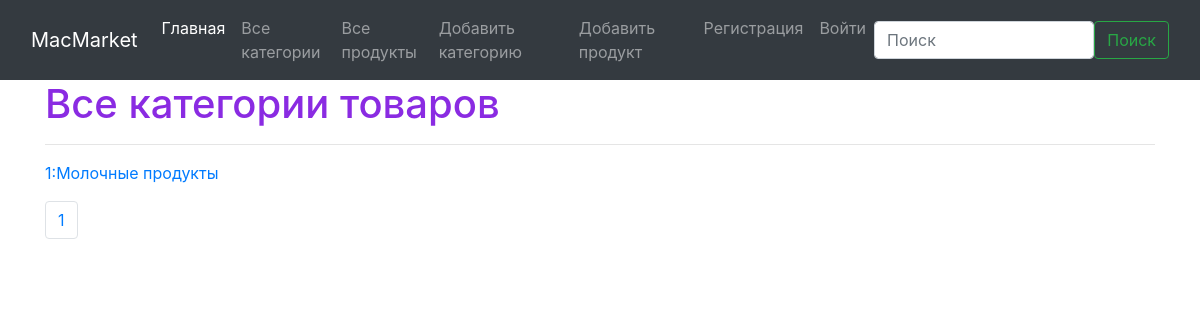
Page /product/ on the earlier database version.
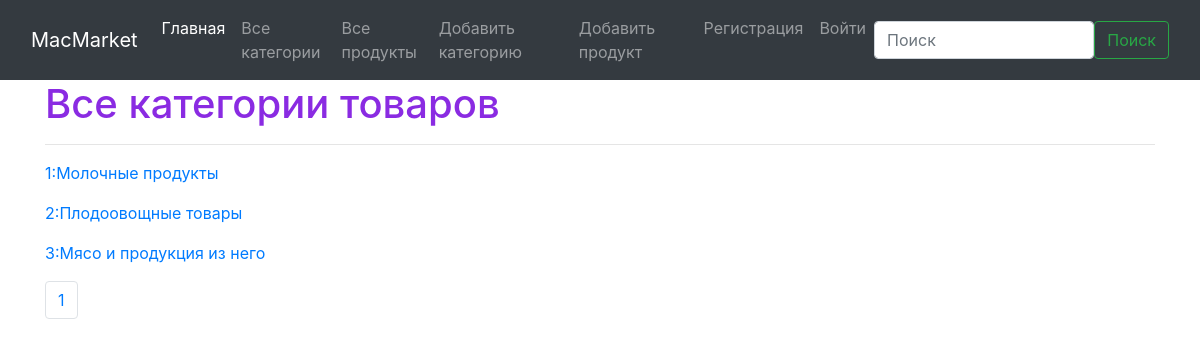
Same page on the later database version.
### homework/models.py (models this page shows, shortened)
class Category(models.Model):
    class Meta:
        verbose_name = 'категория'
        verbose_name_plural = 'категории'
    name = models.CharField(max_length=100, verbose_name='название')

### homework/views.py (the view)
# urls.py: path('product/', views.get_all_product),
def get_all_product(request):
    word = request.GET.get('search', '')
    page = int(request.GET.get('page', 1))
    category = Category.objects.filter(name__contains=word)
    count = category.count()
    print(count // PAGE_SIZE)
    if count % PAGE_SIZE == 0:
        buttons = count // PAGE_SIZE
    else:
        buttons = count // PAGE_SIZE + 1
        print([i for i in range(1, buttons + 1)])
    start = (page - 1) * PAGE_SIZE
    end = page * PAGE_SIZE
    data = {
        'all_product': category[start:end],
        'username': auth.get_user(request).username,
        'buttons': [i for i in range(1, buttons + 1)]
    }
    return render(request, 'product.html', context=data)

### templates/product.html
{% extends 'layout.html' %}
{% block content %}
    <h1 style="color: blueviolet">Все категории товаров</h1>
    <hr>
    {% for i in all_product %}
        <a href="/product/{{ i.id }}/">
            <p>{{ i.id }}:{{ i.name }}</p>
        </a>
    {% endfor %}
       <nav aria-label="Page navigation example">
        <ul class="pagination">
            {% for button in buttons %}
                <li class="page-item"><a class="page-link" href="/product/?page={{ button }}">{{ button }}</a>
                </li>
            {% endfor %}
        </ul>
    </nav>
{% endblock %}

Differences in the rows shown:
added Category: id "2", name "Плодоовощные товары"
added Category: id "3", name "Мясо и продукция из него"
